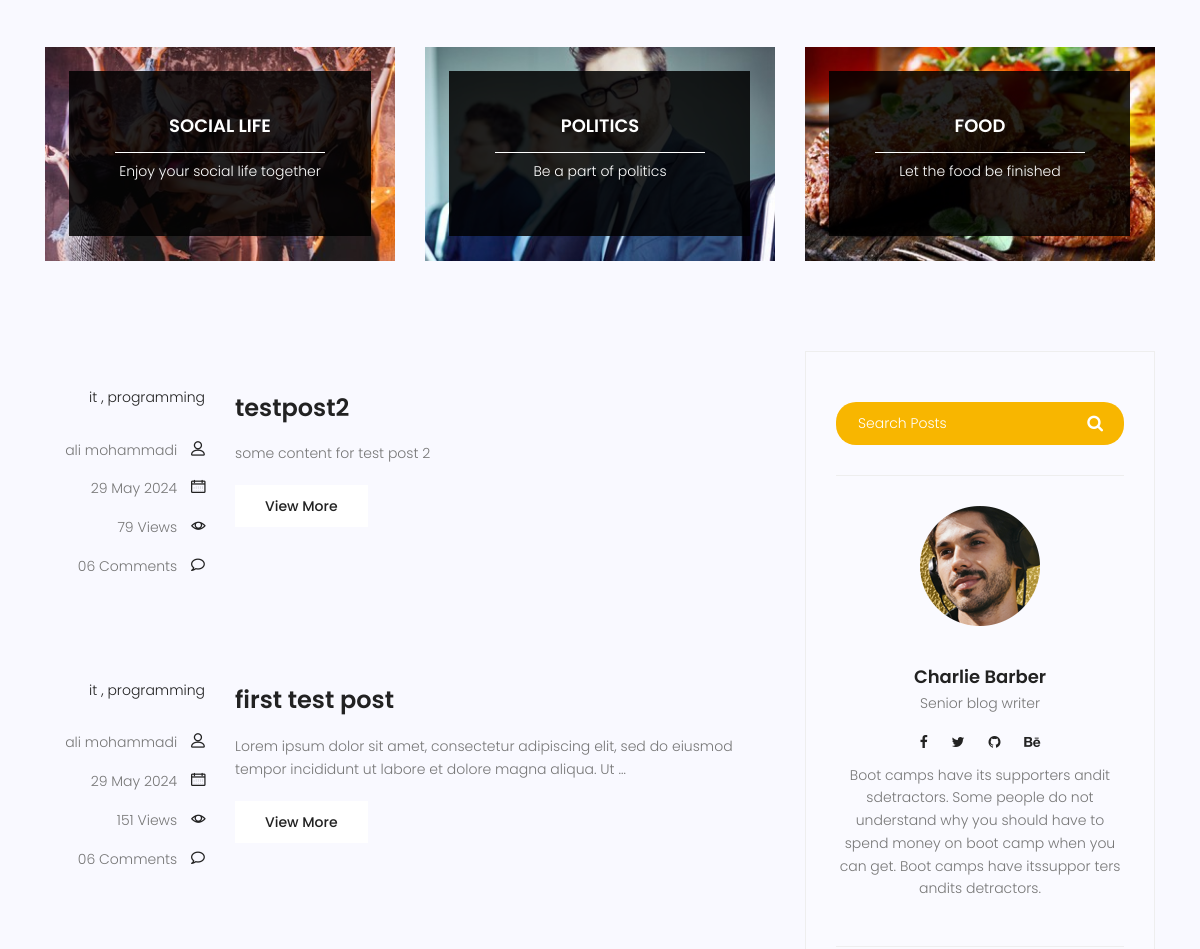
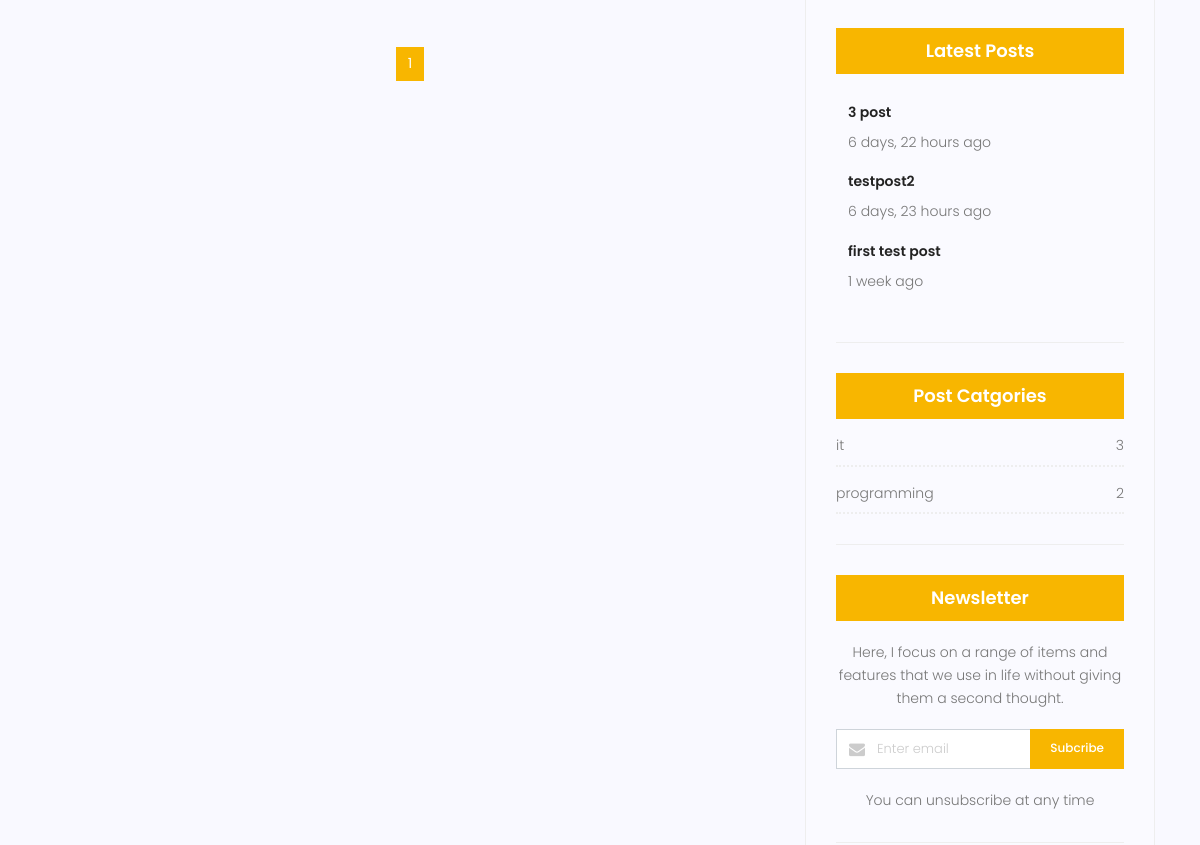
The page /blog/category/programming/ (middle part) on the database as committed earlier (2 pictures, top to bottom).
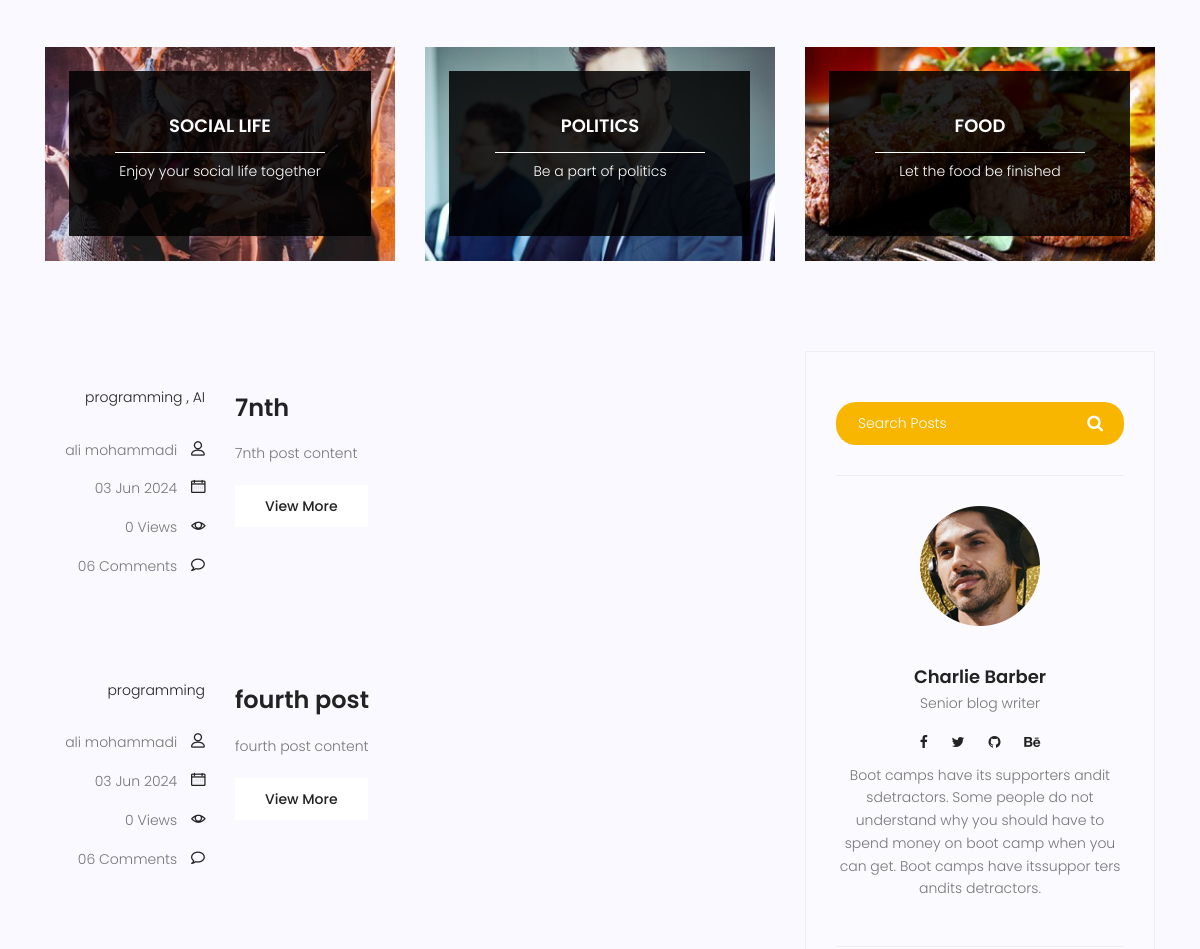
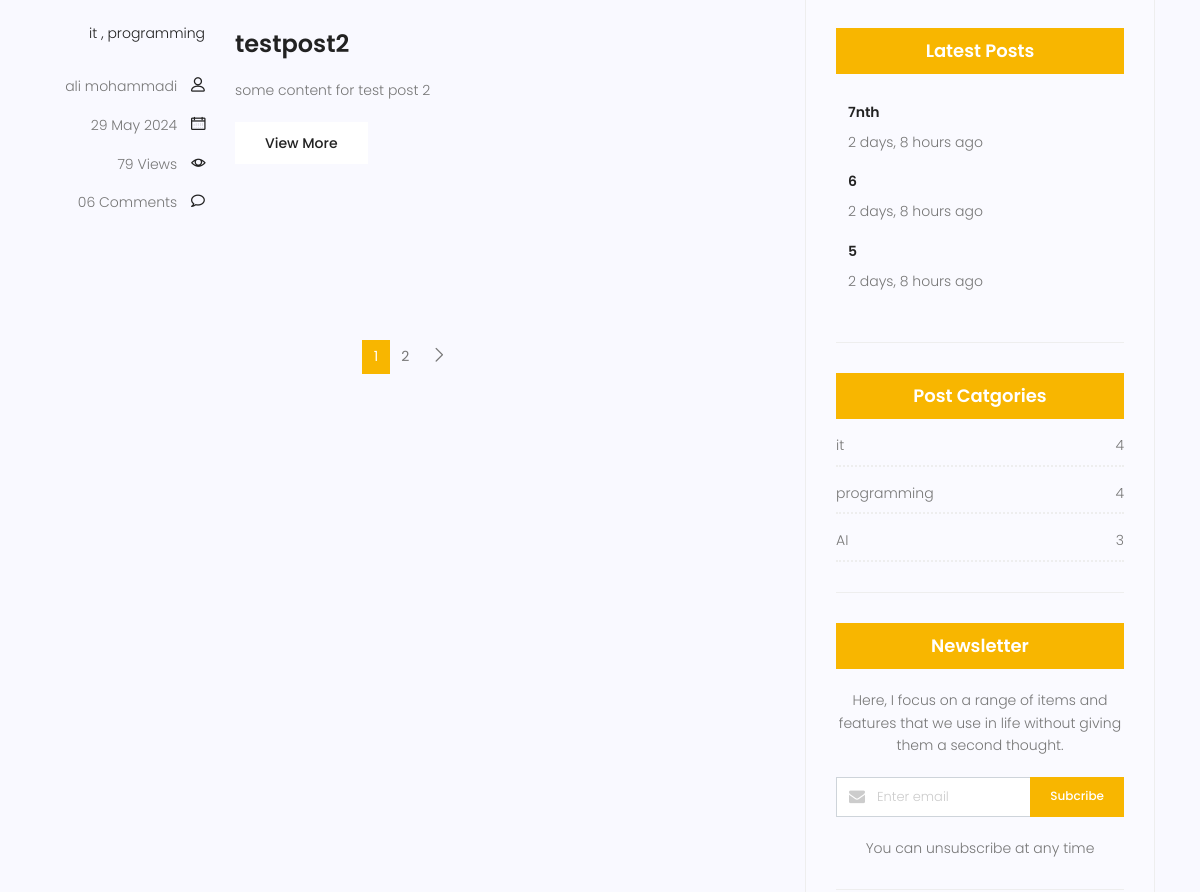
The same page on the database as committed later (2 pictures, top to bottom).
### blog/models.py (models this page shows, shortened)
class Category(models.Model):
    name = models.CharField(max_length=255)
    def __str__(self) -> str:
        return self.name

class Post(models.Model):
    image = models.ImageField(upload_to='blog/', default='blog/default.jpg')
    author = models.ForeignKey(User, related_name='posts', on_delete=models.SET_NULL, null=True)
    title = models.CharField(max_length=255)
    content = models.TextField()
    category = models.ManyToManyField(Category)
    counted_view = models.IntegerField(default=0)
    status = models.BooleanField(default=False)
    published_datetime = models.DateTimeField(null=True)
    created_datetime = models.DateTimeField(auto_now_add=True)
    modified_datetime = models.DateTimeField(auto_now=True)
    class Meta:
        ordering = ['-created_datetime']

### blog/views.py (the view)
# urls.py: path('', views.blog_list_view, name='list_view'),
def blog_list_view(request, **kwargs):
    posts = Post.objects.filter(status=True)
    posts = posts.filter(published_datetime__lte=now())
    if kwargs.get("cat_name") != None:
        posts = posts.filter(category__name=kwargs.get("cat_name"))
    posts = Paginator(posts, 3)
    try:
        page_number = request.GET.get("page")
        posts = posts.get_page(page_number)
    except PageNotAnInteger:
        posts = posts.get_page(1)
    except EmptyPage:
        posts = posts.get_page(1)
    context = {"posts": posts}
    return render(request, "blog/blog-home.html", context)

### blog/templatetags/blog_tags.py (called while the page is built)
@register.inclusion_tag("blog/blog-latest-post.html")
def latestposts(arg=3):
    posts = Post.objects.filter(status=True, published_datetime__lte=now()).order_by(
        "-published_datetime"
    )[:arg]
    return {"posts": posts}

@register.inclusion_tag("blog/blog-category.html")
def post_categories():
    posts = Post.objects.filter(status=True, published_datetime__lte=now())
    categories = Category.objects.all()
    cat_dict = {}
    for name in categories:
        cat_dict[name] = posts.filter(category=name).count()
    return {"categories": cat_dict}

### templates/blog/blog-home.html (shortened to what the changed rows need)
{% extends '_base.html'%}
{% load static %}
{% load blog_tags %}
{% block content %}
<section class="post-content-area">
  <div class="container">
    <div class="row">
      <div class="col-lg-8 posts-list">
        {% for post in posts %}
        <div class="single-post row">
          <div class="col-lg-3 col-md-3 meta-details">
            <ul class="tags">
              <li>
                  {% for cat in post.category.all %}
                   <a href="{% url 'blog:category' cat_name=cat.name %}"> {{ cat.name }} {% if not forloop.last %} , {% endif %} </a>
                  {% endfor %}
                </li>
            </ul>
            <div class="user-details row">
              <p class="user-name col-lg-12 col-md-12 col-6">
                <a href="#">{{ post.author.get_full_name }}</a>
                <span class="lnr lnr-user"></span>
              </p>
              <p class="date col-lg-12 col-md-12 col-6">
                <a href="#">{{post.published_datetime|date:"d M Y" }}</a>
                <span class="lnr lnr-calendar-full"></span>
              </p>
              <p class="view col-lg-12 col-md-12 col-6">
                <a href="#">{{post.counted_view}} Views</a>
                <span class="lnr lnr-eye"></span>
              </p>
              <p class="comments col-lg-12 col-md-12 col-6">
                <a href="#">06 Comments</a> <span class="lnr lnr-bubble"></span>
              </p>
            </div>
          </div>
          <div class="col-lg-9 col-md-9">
            <div class="feature-img">
            </div>
            <a
              class="posts-title"
              href="{% url 'blog:detail_view' pk=post.id %}"
              ><h3>{{post.title}}</h3></a
            >
            <p class="excert">
              {{post.content|truncatewords:20 }}
            </p>
            <a
              href="{% url 'blog:detail_view' pk=post.id %}"
              class="primary-btn"
              >View More</a
            >
          </div>
        </div>
        {% endfor %}
        <nav class="blog-pagination justify-content-center d-flex">
          <ul class="pagination">
            {% for i in posts.paginator.page_range %}
            {% if posts.number == i %}
            <li class="page-item active">
              <a href="?page={{ i }}" class="page-link">{{ i }}</a>
            </li>
            {% else %}
            <li class="page-item">
              <a href="?page={{ i }}" class="page-link">{{ i }}</a>
            </li>
            {% endif %}
            {% endfor %}
            {% if posts.has_next %}
            <li class="page-item">
              <a href="?page={{ posts.next_page_number }}" class="page-link" aria-label="Next">
                <span aria-hidden="true">
                  <span class="lnr lnr-chevron-right"></span>
                </span>
              </a>
            </li>
            {% endif %}
          </ul>
        </nav>
      </div>
      <div class="col-lg-4 sidebar-widgets">
        <div class="widget-wrap">
          {% latestposts %}
          {% post_categories %}
        </div>
      </div>
    </div>
  </div>
</section>
{% endblock content %}

### templates/blog/blog-latest-post.html (shortened to what this page needs)
{% load static %}
{% load humanize %}
<div class="single-sidebar-widget popular-post-widget">
    <h4 class="popular-title">Latest Posts</h4>
    <div class="popular-post-list">
      {% for post in posts %}
      <div class="single-post-list d-flex flex-row align-items-center">
        <div class="details">
          <a href="{% url 'blog:detail_view' post.id %}"
            ><h6>{{ post.title }}</h6></a
          >
          <p>{{ post.published_datetime|naturaltime }}</p>
        </div>
      </div>
      {% endfor %}
    </div>
  </div>

### templates/blog/blog-category.html
<div class="single-sidebar-widget post-category-widget">
    <h4 class="category-title">Post Catgories</h4>
    <ul class="cat-list">
      {% for name, count in categories.items %}
      <li>
        <a href="{% url 'blog:category' cat_name=name %}" class="d-flex justify-content-between">
          <p>{{ name }}</p>
          <p>{{ count }}</p>
        </a>
      </li>
      {% endfor %}
  </div>

Rows that differ between the two databases and show on the page:
no longer on this page (row unchanged): Post: author.get_full_name "ali mohammadi", published_datetime "29 May 2024", counted_view "151", title "first test post", content "Lorem ipsum dolor sit amet, consectetur adipiscing elit, sed do eiusmod tempor incididunt ut labore et dolore magna aliqua. Ut …", published_datetime "1 week ago", Category (name "it"), Category (name "programming")
no longer on this page (row unchanged): Post: title "3 post", published_datetime "6 days, 22 hours ago", shown under "Latest Posts"
no longer on one of the page's lists (row unchanged): Post: title "testpost2", published_datetime "6 days, 23 hours ago"
added Post: author.get_full_name "ali mohammadi", published_datetime "03 Jun 2024", counted_view "0", title "7nth", content "7nth post content", published_datetime "2 days, 8 hours ago", Category (name "programming")
computed for Category "programming": id "2" → "4"
added Category: name "AI", id "3"
added Post: author.get_full_name "ali mohammadi", published_datetime "03 Jun 2024", counted_view "0", title "fourth post", content "fourth post content", Category (name "programming"), shown under "FOOD"
computed for Category "it": count "3" → "4"
added Post: title "6", published_datetime "2 days, 8 hours ago", shown under "Latest Posts"
added Post: title "5", published_datetime "2 days, 8 hours ago", shown under "Latest Posts"
Other text that changed with them:
new list line: "2"
